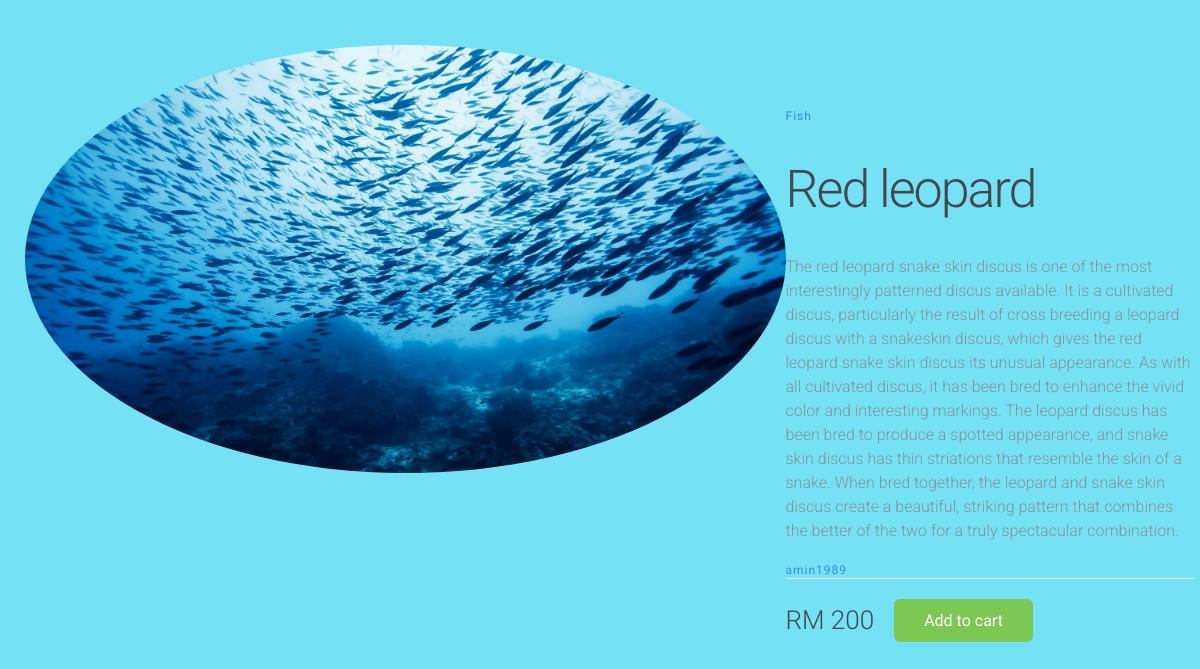
The app's page /products_detail_sell.php?pid=1, older data.
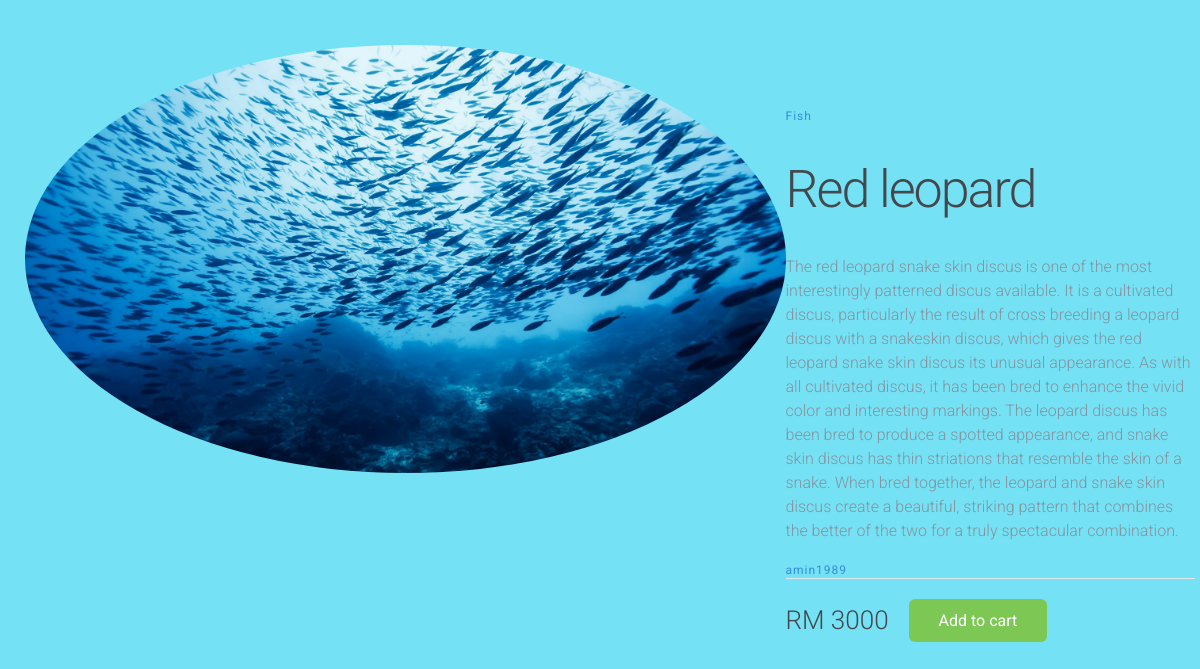
The same page, newer data.
### tables this page shows
CREATE TABLE `tbl_productsell_delta` (
  `ID` int(11) NOT NULL,
  `PICTURE` varchar(255) NOT NULL,
  `NAME` varchar(255) NOT NULL,
  `DESCRIPTION` text NOT NULL,
  `SELLER` varchar(50) DEFAULT NULL,
  `PRICE` int(11) NOT NULL,
  `STOCK` int(50) DEFAULT NULL
);

### products_detail_sell.php (the view, shortened to what this page needs)
<?php
  include 'db.php'
?>
<!DOCTYPE html>
<html>
  <head>
    <link href="css/style2.css" rel="stylesheet">
  </head>
  <body>
    <?php
    try {
      $conn = new PDO("mysql:host=$servername;dbname=$dbname", $username, $password);
      $conn->setAttribute(PDO::ATTR_ERRMODE, PDO::ERRMODE_EXCEPTION);
        $stmt = $conn->prepare("SELECT * FROM tbl_productsell_delta WHERE ID = :pid");
      $stmt->bindParam(':pid', $pid, PDO::PARAM_STR);
      $stmt->execute();
      $readrow = $stmt->fetch(PDO::FETCH_ASSOC);
      }
    catch(PDOException $e) {
        echo "Error: " . $e->getMessage();
    }
    ?>
    <main class="container">
      <div class="left-column">
        <?php if ($readrow['PICTURE'] == "" ) {
        echo "No image";
      }
      else { ?>
      <img src="pictures_sell/<?php echo $readrow['PICTURE'] ?>" class="img-responsive">
      <?php } ?>
      </div>
      <div class="right-column">
        <div class="product-description">
          <span>Fish</span>
          <h1><?php echo $readrow['NAME'] ?></h1>
          <p><?php echo $readrow['DESCRIPTION'] ?></p>
          <span><?php echo $readrow['SELLER'] ?></span>
        </div>
        <div class="product-configuration">
        <div class="product-price">
          <span> RM <?php echo $readrow['PRICE'] ?></span>
          <a href="Cart2.php" class="cart-btn">Add to cart</a>
        </div>
      </div>
    </main>
  </body>
</html>

Row changes from the older to the newer data that the page shows:
changed tbl_productsell_delta "Red leopard": PRICE "200" → "3000"
